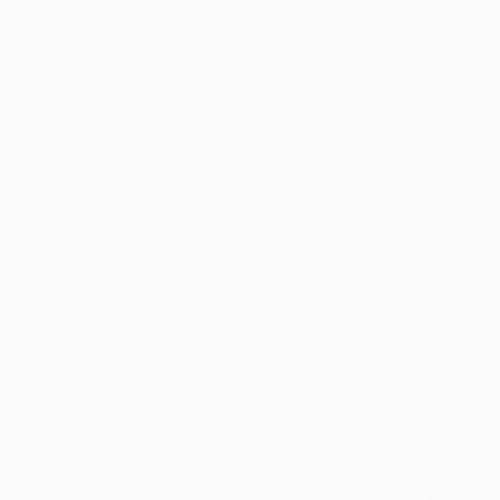
Frame 1 (no input)
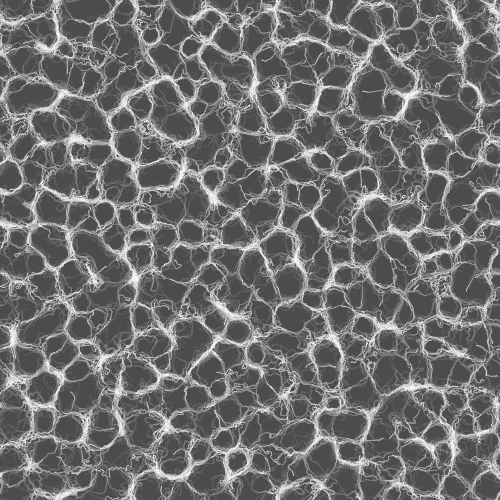
Frame 60 (no input)
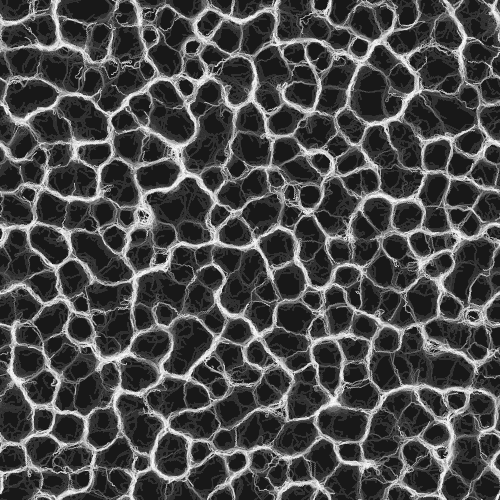
Frame 120 (the mouse pressed at the canvas centre since frame 60)

The p5.js sketch that drew these frames (run headless with seeded random() and noise() and a simulated clock; from frame 60 on, the mouse is pressed at the canvas centre):

// p5.js sketch
// ── sketch.js
let m;
let r;
let d;
let shrooms = [];
let num = 4000;

function setup() {
  createCanvas(500, 500);
  d = pixelDensity();
  angleMode(DEGREES);
  for (let i = 0; i < num; i++) {
    shrooms[i] = new Shroom();
  }
}

function draw() {
  background(0, 5);
  loadPixels();
  for (let i = 0; i < num; i++) {
    shrooms[i].update();
    shrooms[i].display();
  }
}

// ── classes.js
class Shroom {
  constructor() {
    this.x = random(width);
    this.y = random(height);
    this.r = 0.5;
    this.heading = random(360);
    this.rotAngle = 45;
    this.sensorAngle = 45;
    this.sensorDistance = 10;

    // Variables for sensing components
    // A vector is a class that can hold 2 values in p5.js
    this.rSensorPosition = createVector(0, 0);
    this.lSensorPosition = createVector(0, 0);
    this.fSensorPosition = createVector(0, 0);

    // Coordination coordinates
    this.vx = cos(this.heading);
    this.vy = sin(this.heading);
  }

  update() {
    this.vx = cos(this.heading);
    this.vy = sin(this.heading);

    this.x = (this.x + this.vx + width) % width;
    this.y = (this.y + this.vy + height) % height;

    this.getSensorPosition(
      this.rSensorPosition,
      this.heading + this.sensorAngle,
    );
    this.getSensorPosition(
      this.lSensorPosition,
      this.heading - this.sensorAngle,
    );
    this.getSensorPosition(
      this.fSensorPosition,
      this.heading + this.sensorAngle,
    );

    let index;
    let l;
    let r;
    let f;
    // GET COLOR VALUES THAT IS LOCATED AT THE SENSOR POSITION
    index =
      4 * (d * floor(this.rSensorPosition.y)) * (d * width) +
      4 * (d * floor(this.rSensorPosition.x));
    r = pixels[index];

    index =
      4 * (d * floor(this.lSensorPosition.y)) * (d * width) +
      4 * (d * floor(this.lSensorPosition.x));
    l = pixels[index];

    index =
      4 * (d * floor(this.fSensorPosition.y)) * (d * width) +
      4 * (d * floor(this.fSensorPosition.x));
    f = pixels[index];

    //    CONDITIONS TO COMPARE AND TO FIND OUT WHICH SENSOR IS FURTHEST AWAY aka FIND WHICH WAY TO NOT MOVE, IF SOMETHING IS OBSTRUCTING THE PATH, TURN AWAY FROM IT
    if (f > 1 && f > r) {
      this.heading += 0;
    } else if (f < l && f < r) {
      if (random(1) < 0.5) {
        this.heading += this.rotAngle;
      }
    } else if (l > r) {
      this.heading += -this.rotAngle;
    } else if (r > l) {
      this.heading += this.rotAngle;
    }
  }

  //   Method to display the mold
  display() {
    noStroke();
    fill(255);
    ellipse(this.x, this.y, this.r * 2, this.r * 2);
    

    //  Direction of the mold
    // line(
    //   this.x,
    //   this.y,
    //   this.x + this.r * 3 * this.vx,
    //   this.y + this.r * 3 * this.vy,
    // );

    // // SENSOR DOTS
    // fill(255, 0, 0);
    // ellipse(
    //   this.fSensorPosition.x,
    //   this.fSensorPosition.y,
    //   this.r * 2,
    //   this.r * 2,
    // );
    // ellipse(
    //   this.lSensorPosition.x,
    //   this.lSensorPosition.y,
    //   this.r * 2,
    //   this.r * 2,
    // );
    // ellipse(
    //   this.rSensorPosition.x,
    //   this.rSensorPosition.y,
    //   this.r * 2,
    //   this.r * 2,
    // );
  }

  getSensorPosition(sensor, angle) {
    // These equations are how we convert to coordinatiOn coordinates
    // //   LEFT SENSOR
    // this.lSensorPosition.x =
    //   this.x + this.sensorDistance * cos(this.heading - this.sensorAngle);
    // this.lSensorPosition.y =
    //   this.y + this.sensorDistance * sin(this.heading - this.sensorAngle);

    // //   RIGHT SENSOR
    // this.rSensorPosition.x =
    //   this.x + this.sensorDistance * cos(this.heading + this.sensorAngle);
    // this.rSensorPosition.y =
    //   this.y + this.sensorDistance * sin(this.heading + this.sensorAngle);

    // //   FRONT SENSOR
    // this.fSensorPosition.x =
    //   this.x + this.sensorDistance * cos(this.heading + this.sensorAngle);
    // this.fSensorPosition.y =
    //   this.y + this.sensorDistance * sin(this.heading + this.sensorAngle);

    sensor.x = (this.x + this.sensorDistance * cos(angle) + width) % width;
    sensor.y = (this.y + this.sensorDistance * sin(angle) + height) % height;
  }
}
